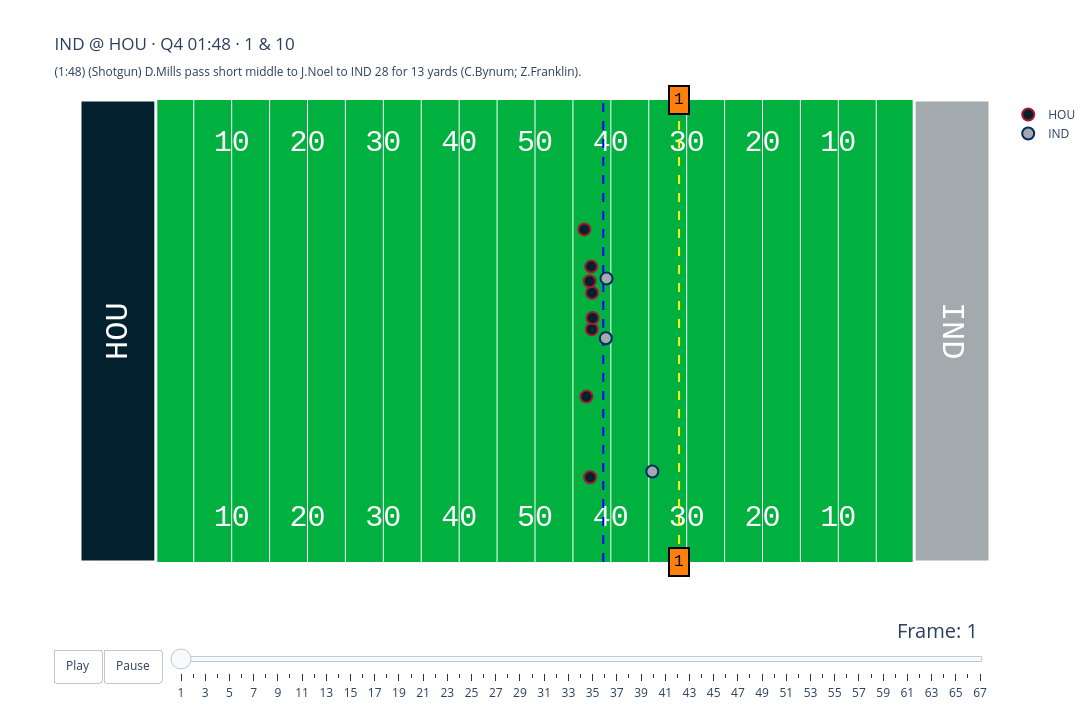

Notebook source saved alongside this figure:
### Markdown cell above
## Alternative: interactive Plotly animation

Adapted from our BDB 2025 `visualization.py`: team colours, play/pause and a frame slider,
line of scrimmage and first-down lines, and name/position/speed on hover. (which I believe we in turn got inspired from the 2024 winner https://www.kaggle.com/code/matthewpchang/uncovering-missed-tackle-opportunities)

### Code cell
from bdb_viz import animate_play

animate_play(play, reg_plays, games, players).show()

### Figure 1 — Plotly figure (JSON) as saved in the notebook; plotly's stock layout.template omitted (floating-point values rounded to 4 significant figures)
{"data": [{"hoverinfo": "none", "mode": "text", "showlegend": false, "text": ["10", "20", "30", "40", "50", "40", "30", "20", "10"], "textfont": {"color": "#ffffff", "family": "Courier New, monospace", "size": 30}, "type": "scatter", "x": [20, 30, 40, 50, 60, 70, 80, 90, 100], "y": [5, 5, 5, 5, 5, 5, 5, 5, 5]}, {"hoverinfo": "none", "mode": "text", "showlegend": false, "text": ["10", "20", "30", "40", "50", "40", "30", "20", "10"], "textfont": {"color": "#ffffff", "family": "Courier New, monospace", "size": 30}, "type": "scatter", "x": [20, 30, 40, 50, 60, 70, 80, 90, 100], "y": [48.33, 48.33, 48.33, 48.33, 48.33, 48.33, 48.33, 48.33, 48.33]}, {"fill": "toself", "fillcolor": "#03202F", "hoverinfo": "skip", "line": {"color": "white", "width": 3}, "mode": "lines", "showlegend": false, "type": "scatter", "x": [0, 0, 10, 10, 0], "y": [0, 53.33, 53.33, 0, 0]}, {"fill": "toself", "fillcolor": "#A2AAAD", "hoverinfo": "skip", "line": {"color": "white", "width": 3}, "mode": "lines", "showlegend": false, "type": "scatter", "x": [110, 110, 120, 120, 110], "y": [0, 53.33, 53.33, 0, 0]}, {"hoverinfo": "none", "line": {"color": "blue", "dash": "dash"}, "mode": "lines", "showlegend": false, "type": "scatter", "x": [69, 69], "y": [0, 53.33]}, {"hoverinfo": "none", "line": {"color": "yellow", "dash": "dash"}, "mode": "lines", "showlegend": false, "type": "scatter", "x": [79, 79], "y": [0, 53.33]}, {"hoverinfo": "text", "hovertext": ["Blake Fisher (T)<br>nfl_id: 57180<br>Speed: 0.0 mph", "Jayden Higgins (WR)<br>nfl_id: 58239<br>Speed: 0.0 mph", "Jarrett Kingston (G)<br>nfl_id: 57335<br>Speed: 0.1 mph", "Xavier Hutchinson (WR)<br>nfl_id: 56070<br>Speed: 0.1 mph", "Jaylin Noel (SLOT_WR)<br>nfl_id: 58284<br>Speed: 0.0 mph", "Cade Stover (TE)<br>nfl_id: 57244<br>Speed: 0.0 mph", "Aireontae Ersery (T)<br>nfl_id: 58253<br>Speed: 0.0 mph", "Juice Scruggs (G)<br>nfl_id: 55927<br>Speed: 0.0 mph"], "marker": {"color": "#03202F", "line": {"color": "#A71930", "width": 2}, "size": 12}, "mode": "markers", "name": "HOU", "type": "scatter", "x": [67.49, 67.27, 67.52, 66.51, 66.78, 67.41, 67.21, 67.59], "y": [26.85, 9.783, 31.06, 38.39, 19.09, 34.1, 32.41, 28.17]}, {"hoverinfo": "text", "hovertext": ["Laiatu Latu (EDGE)<br>nfl_id: 57136<br>Speed: 0.3 mph", "Jaylon Jones (CB)<br>nfl_id: 56086<br>Speed: 0.1 mph", "Adetomiwa Adebawore (EDGE)<br>nfl_id: 55975<br>Speed: 0.0 mph"], "marker": {"color": "#A2AAAD", "line": {"color": "#002C5F", "width": 2}, "size": 12}, "mode": "markers", "name": "IND", "type": "scatter", "x": [69.34, 75.47, 69.43], "y": [25.83, 10.44, 32.73]}], "layout": {"annotations": [{"align": "center", "bgcolor": "#ff7f0e", "bordercolor": "black", "borderpad": 4, "borderwidth": 2, "font": {"color": "black", "family": "Courier New, monospace", "size": 16}, "opacity": 1, "showarrow": false, "text": "1", "x": 79, "y": 0}, {"align": "center", "bgcolor": "#ff7f0e", "bordercolor": "black", "borderpad": 4, "borderwidth": 2, "font": {"color": "black", "family": "Courier New, monospace", "size": 16}, "opacity": 1, "showarrow": false, "text": "1", "x": 79, "y": 53.33}, {"font": {"color": "white", "family": "Courier New, monospace", "size": 32}, "showarrow": false, "text": "HOU", "textangle": -90, "x": 5, "y": 26.67}, {"font": {"color": "white", "family": "Courier New, monospace", "size": 32}, "showarrow": false, "text": "IND", "textangle": 90, "x": 115, "y": 26.67}], "autosize": false, "height": 720, "plot_bgcolor": "#00B140", "sliders": [{"active": 0, "currentvalue": {"font": {"size": 20}, "prefix": "Frame: ", "visible": true, "xanchor": "right"}, "len": 0.9, "pad": {"b": 10, "t": 50}, "steps": [{"args": [["1"], {"frame": {"duration": 100, "redraw": false}, "mode": "immediate", "transition": {"duration": 0}}], "label": "1", "method": "animate"}, {"args": [["2"], {"frame": {"duration": 100, "redraw": false}, "mode": "immediate", "transition": {"duration": 0}}], "label": "2", "method": "animate"}, {"args": [["3"], {"frame": {"duration": 100, "redraw": false}, "mode": "immediate", "transition": {"duration": 0}}], "label": "3", "method": "animate"}, {"args": [["4"], {"frame": {"duration": 100, "redraw": false}, "mode": "immediate", "transition": {"duration": 0}}], "label": "4", "method": "animate"}, {"args": [["5"], {"frame": {"duration": 100, "redraw": false}, "mode": "immediate", "transition": {"duration": 0}}], "label": "5", "method": "animate"}, {"args": [["6"], {"frame": {"duration": 100, "redraw": false}, "mode": "immediate", "transition": {"duration": 0}}], "label": "6", "method": "animate"}, {"args": [["7"], {"frame": {"duration": 100, "redraw": false}, "mode": "immediate", "transition": {"duration": 0}}], "label": "7", "method": "animate"}, {"args": [["8"], {"frame": {"duration": 100, "redraw": false}, "mode": "immediate", "transition": {"duration": 0}}], "label": "8", "method": "animate"}, {"args": [["9"], {"frame": {"duration": 100, "redraw": false}, "mode": "immediate", "transition": {"duration": 0}}], "label": "9", "method": "animate"}, {"args": [["10"], {"frame": {"duration": 100, "redraw": false}, "mode": "immediate", "transition": {"duration": 0}}], "label": "10", "method": "animate"}, {"args": [["11"], {"frame": {"duration": 100, "redraw": false}, "mode": "immediate", "transition": {"duration": 0}}], "label": "11", "method": "animate"}, {"args": [["12"], {"frame": {"duration": 100, "redraw": false}, "mode": "immediate", "transition": {"duration": 0}}], "label": "12", "method": "animate"}, {"args": [["13"], {"frame": {"duration": 100, "redraw": false}, "mode": "immediate", "transition": {"duration": 0}}], "label": "13", "method": "animate"}, {"args": [["14"], {"frame": {"duration": 100, "redraw": false}, "mode": "immediate", "transition": {"duration": 0}}], "label": "14", "method": "animate"}, {"args": [["15"], {"frame": {"duration": 100, "redraw": false}, "mode": "immediate", "transition": {"duration": 0}}], "label": "15", "method": "animate"}, {"args": [["16"], {"frame": {"duration": 100, "redraw": false}, "mode": "immediate", "transition": {"duration": 0}}], "label": "16", "method": "animate"}, {"args": [["17"], {"frame": {"duration": 100, "redraw": false}, "mode": "immediate", "transition": {"duration": 0}}], "label": "17", "method": "animate"}, {"args": [["18"], {"frame": {"duration": 100, "redraw": false}, "mode": "immediate", "transition": {"duration": 0}}], "label": "18", "method": "animate"}, {"args": [["19"], {"frame": {"duration": 100, "redraw": false}, "mode": "immediate", "transition": {"duration": 0}}], "label": "19", "method": "animate"}, {"args": [["20"], {"frame": {"duration": 100, "redraw": false}, "mode": "immediate", "transition": {"duration": 0}}], "label": "20", "method": "animate"}, {"args": [["21"], {"frame": {"duration": 100, "redraw": false}, "mode": "immediate", "transition": {"duration": 0}}], "label": "21", "method": "animate"}, {"args": [["22"], {"frame": {"duration": 100, "redraw": false}, "mode": "immediate", "transition": {"duration": 0}}], "label": "22", "method": "animate"}, {"args": [["23"], {"frame": {"duration": 100, "redraw": false}, "mode": "immediate", "transition": {"duration": 0}}], "label": "23", "method": "animate"}, {"args": [["24"], {"frame": {"duration": 100, "redraw": false}, "mode": "immediate", "transition": {"duration": 0}}], "label": "24", "method": "animate"}, {"args": [["25"], {"frame": {"duration": 100, "redraw": false}, "mode": "immediate", "transition": {"duration": 0}}], "label": "25", "method": "animate"}, {"args": [["26"], {"frame": {"duration": 100, "redraw": false}, "mode": "immediate", "transition": {"duration": 0}}], "label": "26", "method": "animate"}, {"args": [["27"], {"frame": {"duration": 100, "redraw": false}, "mode": "immediate", "transition": {"duration": 0}}], "label": "27", "method": "animate"}, {"args": [["28"], {"frame": {"duration": 100, "redraw": false}, "mode": "immediate", "transition": {"duration": 0}}], "label": "28", "method": "animate"}, {"args": [["29"], {"frame": {"duration": 100, "redraw": false}, "mode": "immediate", "transition": {"duration": 0}}], "label": "29", "method": "animate"}, {"args": [["30"], {"frame": {"duration": 100, "redraw": false}, "mode": "immediate", "transition": {"duration": 0}}], "label": "30", "method": "animate"}, {"args": [["31"], {"frame": {"duration": 100, "redraw": false}, "mode": "immediate", "transition": {"duration": 0}}], "label": "31", "method": "animate"}, {"args": [["32"], {"frame": {"duration": 100, "redraw": false}, "mode": "immediate", "transition": {"duration": 0}}], "label": "32", "method": "animate"}, {"args": [["33"], {"frame": {"duration": 100, "redraw": false}, "mode": "immediate", "transition": {"duration": 0}}], "label": "33", "method": "animate"}, {"args": [["34"], {"frame": {"duration": 100, "redraw": false}, "mode": "immediate", "transition": {"duration": 0}}], "label": "34", "method": "animate"}, {"args": [["35"], {"frame": {"duration": 100, "redraw": false}, "mode": "immediate", "transition": {"duration": 0}}], "label": "35", "method": "animate"}, {"args": [["36"], {"frame": {"duration": 100, "redraw": false}, "mode": "immediate", "transition": {"duration": 0}}], "label": "36", "method": "animate"}, {"args": [["37"], {"frame": {"duration": 100, "redraw": false}, "mode": "immediate", "transition": {"duration": 0}}], "label": "37", "method": "animate"}, {"args": [["38"], {"frame": {"duration": 100, "redraw": false}, "mode": "immediate", "transition": {"duration": 0}}], "label": "38", "method": "animate"}, {"args": [["39"], {"frame": {"duration": 100, "redraw": false}, "mode": "immediate", "transition": {"duration": 0}}], "label": "39", "method": "animate"}, {"args": [["40"], {"frame": {"duration": 100, "redraw": false}, "mode": "immediate", "transition": {"duration": 0}}], "label": "40", "method": "animate"}, {"args": [["41"], {"frame": {"duration": 100, "redraw": false}, "mode": "immediate", "transition": {"duration": 0}}], "label": "41", "method": "animate"}, {"args": [["42"], {"frame": {"duration": 100, "redraw": false}, "mode": "immediate", "transition": {"duration": 0}}], "label": "42", "method": "animate"}, {"args": [["43"], {"frame": {"duration": 100, "redraw": false}, "mode": "immediate", "transition": {"duration": 0}}], "label": "43", "method": "animate"}, {"args": [["44"], {"frame": {"duration": 100, "redraw": false}, "mode": "immediate", "transition": {"duration": 0}}], "label": "44", "method": "animate"}, {"args": [["45"], {"frame": {"duration": 100, "redraw": false}, "mode": "immediate", "transition": {"duration": 0}}], "label": "45", "method": "animate"}, {"args": [["46"], {"frame": {"duration": 100, "redraw": false}, "mode": "immediate", "transition": {"duration": 0}}], "label": "46", "method": "animate"}, {"args": [["47"], {"frame": {"duration": 100, "redraw": false}, "mode": "immediate", "transition": {"duration": 0}}], "label": "47", "method": "animate"}, {"args": [["48"], {"frame": {"duration": 100, "redraw": false}, "mode": "immediate", "transition": {"duration": 0}}], "label": "48", "method": "animate"}, {"args": [["49"], {"frame": {"duration": 100, "redraw": false}, "mode": "immediate", "transition": {"duration": 0}}], "label": "49", "method": "animate"}, {"args": [["50"], {"frame": {"duration": 100, "redraw": false}, "mode": "immediate", "transition": {"duration": 0}}], "label": "50", "method": "animate"}, {"args": [["51"], {"frame": {"duration": 100, "redraw": false}, "mode": "immediate", "transition": {"duration": 0}}], "label": "51", "method": "animate"}, {"args": [["52"], {"frame": {"duration": 100, "redraw": false}, "mode": "immediate", "transition": {"duration": 0}}], "label": "52", "method": "animate"}, {"args": [["53"], {"frame": {"duration": 100, "redraw": false}, "mode": "immediate", "transition": {"duration": 0}}], "label": "53", "method": "animate"}, {"args": [["54"], {"frame": {"duration": 100, "redraw": false}, "mode": "immediate", "transition": {"duration": 0}}], "label": "54", "method": "animate"}, {"args": [["55"], {"frame": {"duration": 100, "redraw": false}, "mode": "immediate", "transition": {"duration": 0}}], "label": "55", "method": "animate"}, {"args": [["56"], {"frame": {"duration": 100, "redraw": false}, "mode": "immediate", "transition": {"duration": 0}}], "label": "56", "method": "animate"}, {"args": [["57"], {"frame": {"duration": 100, "redraw": false}, "mode": "immediate", "transition": {"duration": 0}}], "label": "57", "method": "animate"}, {"args": [["58"], {"frame": {"duration": 100, "redraw": false}, "mode": "immediate", "transition": {"duration": 0}}], "label": "58", "method": "animate"}, {"args": [["59"], {"frame": {"duration": 100, "redraw": false}, "mode": "immediate", "transition": {"duration": 0}}], "label": "59", "method": "animate"}, {"args": [["60"], {"frame": {"duration": 100, "redraw": false}, "mode": "immediate", "transition": {"duration": 0}}], "label": "60", "method": "animate"}, {"args": [["61"], {"frame": {"duration": 100, "redraw": false}, "mode": "immediate", "transition": {"duration": 0}}], "label": "61", "method": "animate"}, {"args": [["62"], {"frame": {"duration": 100, "redraw": false}, "mode": "immediate", "transition": {"duration": 0}}], "label": "62", "method": "animate"}, {"args": [["63"], {"frame": {"duration": 100, "redraw": false}, "mode": "immediate", "transition": {"duration": 0}}], "label": "63", "method": "animate"}, {"args": [["64"], {"frame": {"duration": 100, "redraw": false}, "mode": "immediate", "transition": {"duration": 0}}], "label": "64", "method": "animate"}, {"args": [["65"], {"frame": {"duration": 100, "redraw": false}, "mode": "immediate", "transition": {"duration": 0}}], "label": "65", "method": "animate"}, {"args": [["66"], {"frame": {"duration": 100, "redraw": false}, "mode": "immediate", "transition": {"duration": 0}}], "label": "66", "method": "animate"}, {"args": [["67"], {"frame": {"duration": 100, "redraw": false}, "mode": "immediate", "transition": {"duration": 0}}], "label": "67", "method": "animate"}], "transition": {"duration": 0}, "x": 0.1, "xanchor": "left", "y": 0, "yanchor": "top"}], "title": {"text": "IND @ HOU · Q4 01:48 · 1 & 10<br><sub>(1:48) (Shotgun) D.Mills pass short middle to J.Noel to IND 28 for 13 yards (C.Bynum; Z.Franklin).</sub>"}, "updatemenus": [{"buttons": [{"args": [null, {"frame": {"duration": 100, "redraw": false}, "fromcurrent": true, "transition": {"duration": 0}}], "label": "Play", "method": "animate"}, {"args": [[null], {"frame": {"duration": 0, "redraw": false}, "mode": "immediate", "transition": {"duration": 0}}], "label": "Pause", "method": "animate"}], "direction": "left", "pad": {"r": 10, "t": 87}, "showactive": false, "type": "buttons", "x": 0.1, "xanchor": "right", "y": 0, "yanchor": "top"}], "width": 1200, "xaxis": {"autorange": false, "gridcolor": "white", "range": [0, 120], "showgrid": true, "showticklabels": false, "tickmode": "array", "tickvals": [10, 15, 20, 25, 30, 35, 40, 45, 50, 55, 60, 65, 70, 75, 80, 85, 90, 95, 100, 105, 110], "zeroline": false}, "yaxis": {"autorange": false, "range": [0, 53.33], "showgrid": false, "showticklabels": false, "zeroline": false}}}
